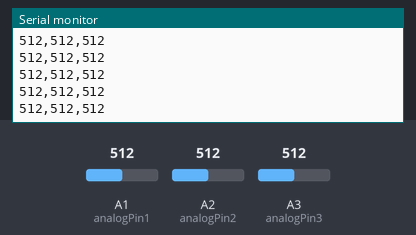
The sketch below on a simulated Arduino Uno, built with avr-gcc and run on an emulated ATmega328P. On the bench: the last lines printed to the serial monitor. Inputs (shaded band) come from the test bench; at power-on: A1 (analogPin1) = 512, A2 (analogPin2) = 512, A3 (analogPin3) = 512.

Above: at 1.2 s.
1.3 s: A1 (analogPin1) set to 11
At 2.3 s:
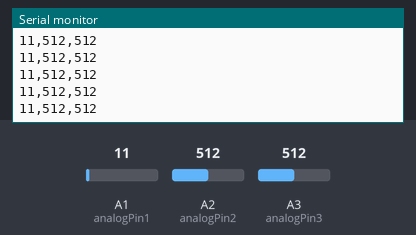
2.8 s: A1 (analogPin1) set to 8
At 3.5 s:
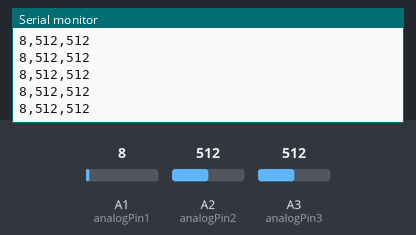
4.3 s: A2 (analogPin2) set to 992
At 5.0 s:
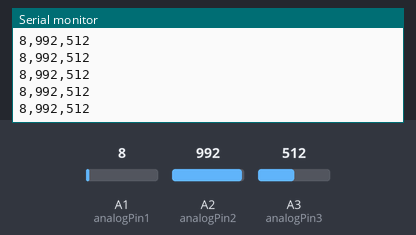
5.8 s: A2 (analogPin2) set to 1009
At 6.9 s:
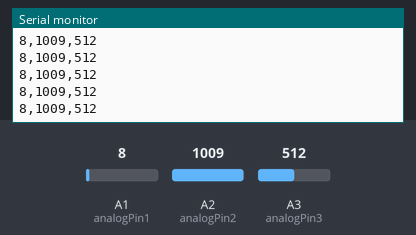
Timing chart, 0 to 8.8 s (numbered marks = the images above; inputs shaded):
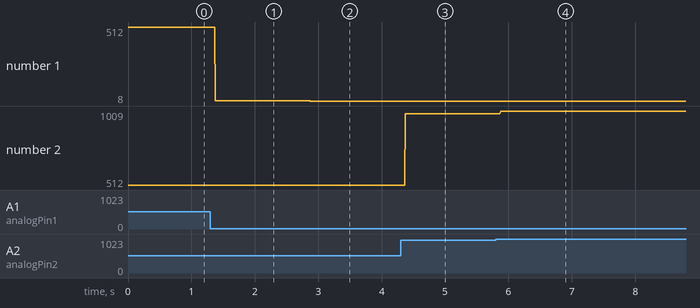

The sketch:

AnalogInputsArduino.ino
```cpp
/* Created using the RunOnArduino code from Goldsmith's
"Machine Learning for Musicians and Artists" course */

int analogPin1 = A1;
int analogPin2 = A2;
int analogPin3 = A3;

void setup() {
  Serial.begin(9600);
}

void loop() {
  int value1 = analogRead(analogPin1);
  int value2 = analogRead(analogPin2);
  int value3 = analogRead(analogPin3);

  Serial.print(value1);
  Serial.print(",");
  Serial.print(value2);
  Serial.print(",");
  Serial.print(value3);
  Serial.println();
}
```

Measured:
- after the input at 1.3 s, the serial monitor: prints a new line after 0.08 s (image 1)
- after the input at 2.8 s, the serial monitor: prints a new line after 0.08 s (image 2)
- after the input at 4.3 s, the serial monitor: prints a new line after 0.08 s (image 3)
- after the input at 5.8 s, the serial monitor: prints a new line after 0.07 s (image 4)
- plotted number 1: 512 → 11 after the input at 1.3 s, 11 → 8 after the input at 2.8 s
- plotted number 2: 512 → 992 after the input at 4.3 s, 992 → 1009 after the input at 5.8 s
